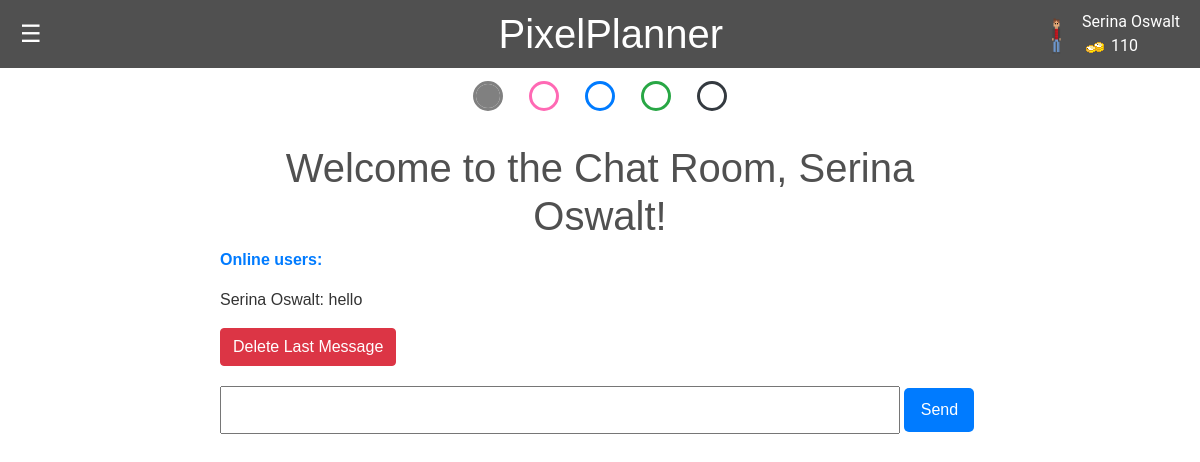
The page /chat (signed in) on the database its author committed.
### app.py (models this page shows, shortened)
class User(db.Model):
    id = db.Column(db.Integer, primary_key=True)
    name = db.Column(db.String(100), nullable=False)
    email = db.Column(db.String(100), unique=True)
    password = db.Column(db.String(100))
    canvas_api_key = db.Column(db.String(255))
    course_codes_list = db.Column(db.String(255))
    avatar = db.Column(db.String(255))
    coins = db.Column(db.Integer)
    color_picker_unlocked = db.Column(db.Boolean, default=False)
    user_items = db.relationship('UserItem', backref='user', lazy=True, cascade="all, delete, delete-orphan")

class ChatMessage(db.Model):
    id = db.Column(db.Integer, primary_key=True)
    message = db.Column(db.String(500))
    timestamp = db.Column(db.DateTime, default=datetime.utcnow)
    sender_id = db.Column(db.Integer, db.ForeignKey('user.id'))  # ForeignKey to the User model
    sender = db.relationship('User', backref='messages')  # Define the relationship

### app.py (the view)
@app.route('/chat')
def chat():
    if 'email' not in session:
        flash('Please log in to access the chat.')
        return redirect(url_for('login'))
    user_id = session.get('user_id')
    user = User.query.get(user_id)
    messages = ChatMessage.query.order_by(ChatMessage.timestamp.desc()).limit(50).all()  # Get last 50 messages
    return render_template('chat.html', user=user, messages=messages)

### templates/chat.html (shortened to what this page needs)
<!DOCTYPE html>
<html lang="en">
<head>
    <link rel="stylesheet" href="https://cdn.jsdelivr.net/npm/bootstrap@4.6.2/dist/css/bootstrap.min.css">
    <link rel="stylesheet" href="/static/css/styles.css">
</head>
<header>
    <div class="menu-icon" onmouseover="openNav()" onmouseout="closeNav()">&#9776;</div>
    <h1>PixelPlanner</h1>
    <div class="profile-info">
        <img src="{{ url_for('static', filename='images/' + user.avatar) }}" alt="User Avatar" class="avatar">
        <div class="player-info">
            <span class="player-name">{{session.get('user_name', 'Guest')}}</span>
            <span class="player-coins"><img src="{{ url_for('static', filename='images/coin.png') }}" alt="Coin"> {{
                user.coins }}</span>
        </div>
</header>
{% if user.color_picker_unlocked %}
<form class="color-picker">
    <fieldset>
        <input type="radio" name="theme" id="light" checked>
        <input type="radio" name="theme" id="pink">
        <input type="radio" name="theme" id="blue">
        <input type="radio" name="theme" id="green">
        <input type="radio" name="theme" id="dark">
    </fieldset>
</form>
{% else %}
<p class="locked-feature-notice">Visit the Shop to Unlock Themes</p>
{% endif %}
<body>
    <div class="chat-container">
        <h1 class="chat-title">Welcome to the Chat Room, {{ user.name }}!</h1>
        <p class="user-count">Online users: </p>
        <ul class="message-list" id="messages">
            {% for message in messages %}
            <li>{{ message.message }}
            </li>
            {% endfor %}
        </ul>
        <button id="delete-last-msg" class="btn btn-danger">Delete Last Message</button>
        <form class="message-form" id="message-form">
            <input type="text" class="message-input" id="message-input">
            <button type="submit" class="send-btn" id="send-btn">Send</button>
        </form>
    </div>
</body>
</html>

### static/css/styles.css (style rules this page uses)
body, html { height: 100%; margin: 0; padding: 0; font-family: Arial, sans-serif; background-color: var(--bg-color); color: var(--text-color); }
body, html { margin: 0; padding: 0; font-family: Arial, sans-serif; }
header { display: flex; justify-content: space-between; align-items: center; background-color: var(--notification-text-color); padding: 10px 20px; position: relative; }
header h1 { margin: 0; flex-grow: 1; text-align: center; color: var(--bg-color) }
.menu-icon { cursor: pointer; font-size: 24px; color: var(--bg-color); }
.profile-info { display: flex; align-items: center; position: absolute; top: 10px; right: 20px; font-family: 'Roboto', sans-serif; color: var(--bg-color); }
.avatar { height: 50px; width: auto; border-radius: 50%; }
.player-info { display: flex; flex-direction: column; margin-left: 10px }
body { font-family: Arial, sans-serif; background-color: var(--bg-color); margin: 0; padding: 0; }
.chat-container { max-width: 800px; margin: 0 auto; padding: 20px; }
.chat-title { text-align: center; color: var(--chat-title-color); }
.user-count { font-weight: bold; color: #007bff; }
.message-list { list-style-type: none; padding: 0; }
.message-form { margin-top: 20px; }
.message-input { width: calc(100% - 80px); padding: 10px; font-size: 16px; }
.send-btn { width: 70px; padding: 10px; font-size: 16px; background-color: #007bff; color: #fff; border: none; border-radius: 5px; cursor: pointer; }
.color-picker>fieldset { border: 0; display: flex; gap: 2rem; width: fit-content; background: fff; padding: 1rem 3rem; margin-inline: auto; border-radius: 0 0 1rem 1rem; }
.color-picker input[type="radio"] { appearance: none; width: 1.5rem; height: 1.5rem; outline: 3px solid var(--radio-color, currentColor); border-radius: 50%; }
.color-picker input[type="radio"]:checked { background: var(--radio-color); }
.color-picker input[type="radio"]#light { --radio-color: gray; }
.color-picker input[type="radio"]#pink { --radio-color: #ff69b4; }
.color-picker input[type="radio"]#blue { --radio-color: #007bff; }
.color-picker input[type="radio"]#green { --radio-color: #28a745; }
.color-picker input[type="radio"]#dark { --radio-color: #343a40; }
:root { --bg-color: #fff; --text-color: #333; --link-color: #007bff; --hover-bg-color: #cccccc; --hover-text-decoration: underline; --notification-text-color: #666; --border-color: #eee; }
:root:has(#light:checked) { --bg-color: #ffffff; --text-color: #333333; --link-color: #1a0dab; --hover-text-decoration: underline; --notification-text-color: #505050; --border-color: #dddddd; --avatar-header: #505050; --background-bg-color: #ffffff; --calendar-bg-color: #ffffff; --todo-header-color: #505050; --toolbar-title-color: #505050; --event-color: #333333; --chat-title-color: #505050; }

### rows shown on the page
User: avatar (picture), get "Serina Oswalt", coins "110", name "Serina Oswalt"
ChatMessage: message "Serina Oswalt: hello"
